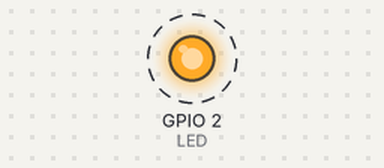
The sketch below on a simulated ESP32. On the bench: output pins drawn as LEDs (lit = HIGH). Dashed ring = blinking. What the sketch prints to the serial monitor is not drawn.

Above: at 0.2 s.
Timing chart, 0 to 3.0 s (numbered marks = the images above):
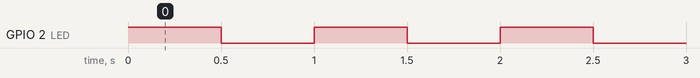

Measured:
- by itself, GPIO 2 (LED): alternates HIGH for 0.50 s and LOW for 0.50 s

The sketch:

00_esp32_test.ino
```cpp
// ============================================================
// Project 5 - Remote-Controlled Car
// Sketch 00: ESP32 Test (is the computer ready?)
// ============================================================
//
// WHAT THIS SKETCH DOES:
//   Blinks the small blue LED that is already ON the ESP32
//   board, once per second, and prints a counting message.
//   Nothing is wired yet - this is a handshake with the board.
//
// BEFORE UPLOADING - three one-time settings:
//   1. Tools > Board > esp32 > "ESP32 Dev Module"
//   2. Tools > Port > the COM port that appears when you plug
//      the ESP32 in (unplug/replug to see which one it is)
//   3. If the upload gets stuck on "Connecting...", hold the
//      BOOT button on the board until dots start moving.
//
// WHAT SUCCESS LOOKS LIKE:
//   The blue LED near the ESP32's antenna blinks steadily.
//   Tools > Serial Monitor (115200) shows: shalom 1, shalom 2...
// ============================================================

const int LED = 2;   // the small blue LED soldered onto the board

int count = 0;

void setup() {
  pinMode(LED, OUTPUT);
  Serial.begin(115200);
}

void loop() {
  digitalWrite(LED, HIGH);
  delay(500);
  digitalWrite(LED, LOW);
  delay(500);
  count = count + 1;
  Serial.print("shalom ");
  Serial.println(count);
}
```
